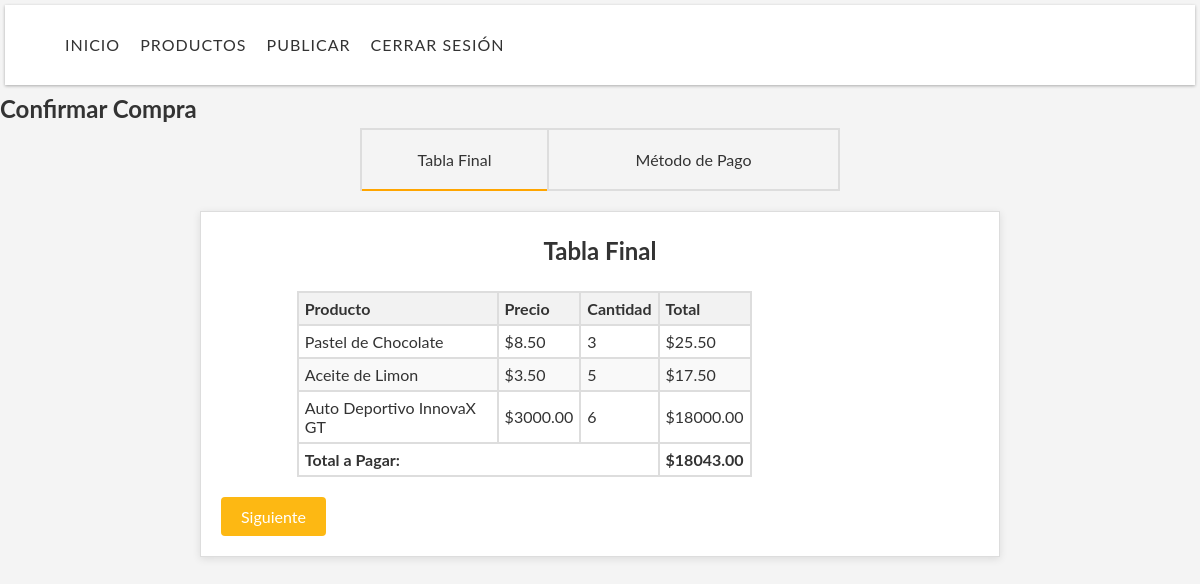
The app's page /carrito-final/ (signed in) with its own data.
### tienda/models.py (models this page shows)
class ItemCarrito(models.Model):
    carrito = models.ForeignKey(Carrito, on_delete=models.CASCADE)
    producto = models.ForeignKey(Article, on_delete=models.CASCADE)
    cantidad = models.IntegerField(default=1)
    def get_producto(self):
        return self.producto

class Article(models.Model):
    title = models.CharField(max_length=150, verbose_name='Titulo')
    content = models.CharField(max_length=1000, verbose_name='Contenido')
    image = models.ImageField(default=None, verbose_name="Imagen", upload_to='articles')
    user = models.ForeignKey(User, verbose_name='Usuario', default=None, on_delete=models.CASCADE)
    categories = models.ForeignKey(Category, default=None, null=True, blank=True, verbose_name="Categorias", related_name="Articulos", on_delete=models.CASCADE)
    precio = models.DecimalField(max_digits=10, decimal_places=2, default=0)

### tienda/views.py (the view)
# urls.py: path('carrito-final/', views.carrito_final, name='carrito-final'),
def carrito_final(request):
    try:
        carrito_usuario = Carrito.objects.get(usuario=request.user)
    except Carrito.DoesNotExist:
        carrito_usuario = Carrito.objects.create(usuario=request.user)
    items = carrito_usuario.itemcarrito_set.all()
    for item in items:
        subtotal_producto = item.cantidad * item.producto.precio
        item.subtotal = subtotal_producto
        item.save()
    total = sum(item.cantidad * item.producto.precio for item in items)
    subtotal = sum(item.subtotal for item in items)
    articulos = [item.get_producto() for item in items]  # Obtener las instancias de los artículos
    vendedores_con_paypal = set()
    vendedores_con_whatsapp = set()
    vendedores_con_mail = set()
    for item in items:
        vendedor = item.producto.user  # Obtener el usuario vendedor del artículo
        try:
            vendedor_profile = UserProfile.objects.get(user=vendedor)
            if vendedor_profile.paypal_account:
                vendedores_con_paypal.add(vendedor.username)
            if vendedor_profile.whatsapp_account:
                vendedores_con_whatsapp.add(vendedor.username)
            if vendedor_profile.mail_account:
                vendedores_con_mail.add(vendedor.username)
        except UserProfile.DoesNotExist:
            messages.error(request, f'El vendedor {vendedor.username} no tiene configurado el perfil.')
    paypal_available = bool(vendedores_con_paypal)
    whatsapp_available = bool(vendedores_con_whatsapp)
    mail_available = bool(vendedores_con_mail)
    whatsapp_url = None
    if whatsapp_available:
        vendedor = items[0].producto.user  # Utiliza el primer vendedor que tenga WhatsApp configurado
        vendedor_profile = UserProfile.objects.get(user=vendedor)
        whatsapp_url = f"{vendedor_profile.whatsapp_account}?text=Buen%20Día,%20Quiero%20Comprar%20Artículos."
    context = {
        'carrito': carrito_usuario,
        'paypal_available': paypal_available,
        'whatsapp_available': whatsapp_available,
        'mail_available': mail_available,
        'whatsapp_url': whatsapp_url,
        'items': items,
        'total': total,
        'carrito_usuario': carrito_usuario,
        'articulos': articulos,
        'subtotal': subtotal,
    }
    return render(request, 'carrito/carrito-final.html', context)

### tienda/context_processors.py (called while the page is built)
def limpiar_mensajes_antiguos(mensajes_anteriores, limite=10):
    if len(mensajes_anteriores) > limite:
        mensajes_anteriores = mensajes_anteriores[-limite:]
    return mensajes_anteriores

### tienda/templates/carrito/carrito-final.html (shortened to what this page needs)
{% load static %}
{% include 'productos/header.html' %}
<!DOCTYPE html>
<html lang="es">
<head>
  <link rel="stylesheet" href="{% static 'css/styles.css' %}">
  <link rel="stylesheet" href="{% static 'css/styles-carrito-final.css' %}">
  <link rel="stylesheet" href="https://src.mastercard.com/srci/integration/components/src-ui-kit/src-ui-kit.css">
</head>
<body>
  <h2>Confirmar Compra</h2>
  <div class="progress-table">
    <table>
      <tr>
        <td class="progress-step" id="step1">Tabla Final</td>
        <td class="progress-step" id="step2">Método de Pago</td>
      </tr>
    </table>
  </div>
  <div class="section" id="section1">
    <h1>Tabla Final</h1>
    <div class="table-wrapper">
      <table>
        <thead>
          <tr>
            <th>Producto</th>
            <th>Precio</th>
            <th>Cantidad</th>
            <th>Total</th>
          </tr>
        </thead>
        <tbody>
          {% for item in items %}
          <tr>
            <td>{{ item.producto.title }}</td>
            <td>${{ item.producto.precio }}</td>
            <td>{{ item.cantidad }}</td>
            <td>${{ item.subtotal }}</td>
          </tr>
          {% endfor %}
        </tbody>
        <tfoot>
          <tr>
            <td colspan="3"><strong>Total a Pagar:</strong></td>
            <td><strong>${{ total }}</strong></td>
          </tr>
        </tfoot>
      </table>
    </div>
    <button id="next-button" onclick="showSection(2)">Siguiente</button>
  </div>
</body>
</html>

### tienda/static/css/styles.css (style rules this page uses)
* { margin: 0px; padding: 0px; font-family: open sans; text-decoration: none; box-sizing: border-box; }
body { background-color: #f3f3f3; }
h1 { text-align: center; }
* { box-sizing: border-box; font-family: 'Lato', sans-serif; }
body { background: #f3f3f3; }

### tienda/static/css/styles-carrito-final.css (style rules this page uses)
.table-wrapper { width: 60%; margin: 0 auto; margin-left: 10%; overflow-x: auto; }
table { width: 100%; border-collapse: collapse; }
th, td { border: 2px solid #dddddd; padding: 6px; text-align: left; }
th { background-color: #f2f2f2; }
tr:nth-child(even) { background-color: #f9f9f9; }
.progress-table { width: 40%; margin: 0 auto; }
.progress-step { text-align: center; padding: 20px 0; cursor: pointer; position: relative; }
.progress-step.active:after { content: ''; position: absolute; left: 0; right: 0; bottom: -2px; height: 2px; background-color: orange; }
.section { background-color: #fff; border: 1px solid #ddd; padding: 20px; margin: 20px auto; max-width: 800px; box-shadow: 0 2px 8px rgba(0, 0, 0, 0.1); display: none; }
.section h1 { font-size: 24px; margin-bottom: 20px; }
#next-button { margin-top: 20px; background-color: #fdb813;; color: #fff; border: none; padding: 10px 20px; font-size: 16px; cursor: pointer; border-radius: 4px; transition: background-color 0.3s ease; }
body { font-family: Arial, sans-serif; line-height: 1.6; background-color: #f4f4f4; color: #333; margin: 0; padding: 0; }

### records on screen
ItemCarrito: producto "Pastel de Chocolate", producto.precio "8.50", cantidad "3", subtotal "25.50"
ItemCarrito: producto "Aceite de Limon", producto.precio "3.50", cantidad "5", subtotal "17.50"
ItemCarrito: producto "Auto Deportivo InnovaX GT", producto.precio "3000.00", cantidad "6", subtotal "18000.00"

### other values on screen
{{ total }} "18043.00"
